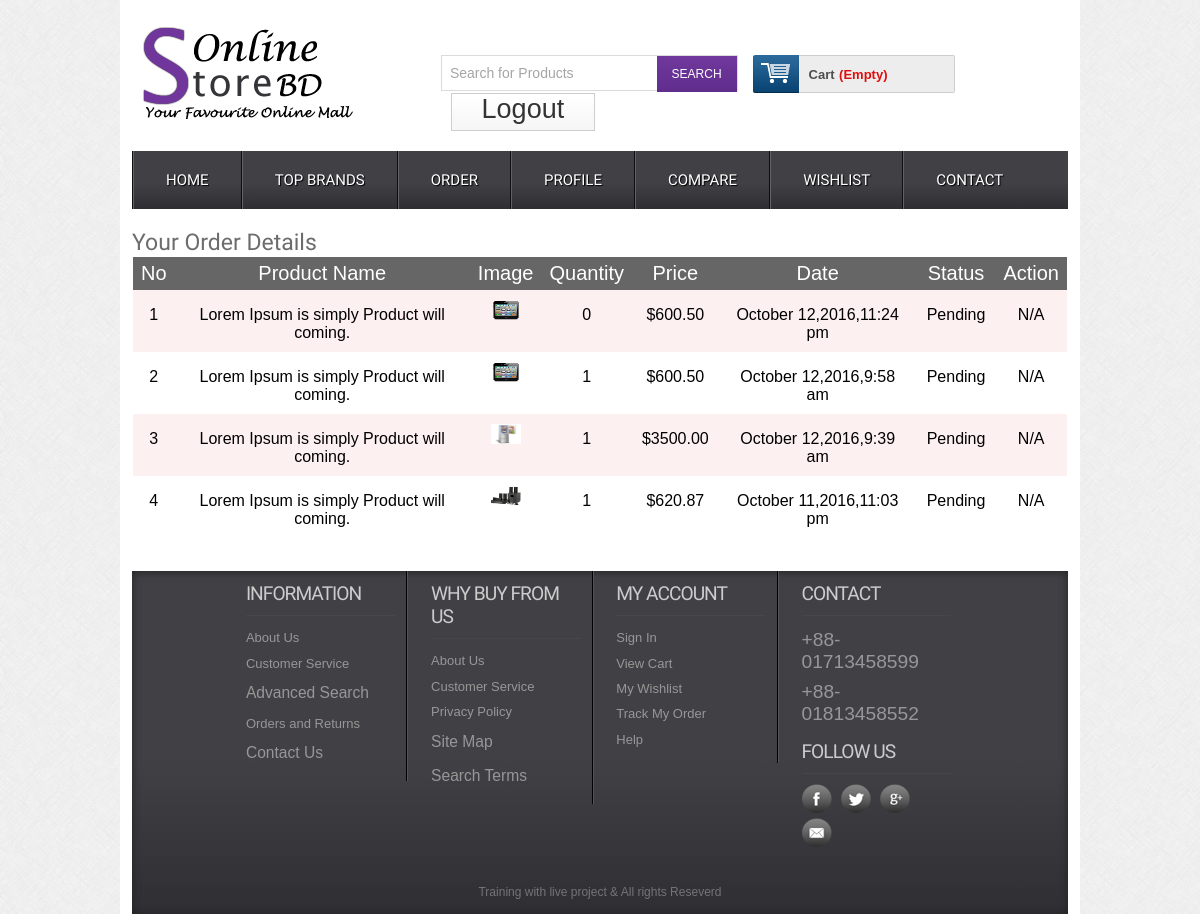
/orderdetails.php (signed in), run on the app's committed database.
### tables this page shows
CREATE TABLE IF NOT EXISTS `tbl_order` (
  `id` int(11) NOT NULL AUTO_INCREMENT,
  `cmrId` int(11) NOT NULL,
  `productId` int(11) NOT NULL,
  `productName` varchar(255) NOT NULL,
  `quantity` int(11) NOT NULL,
  `price` float(10,2) NOT NULL,
  `image` varchar(255) NOT NULL,
  `date` datetime NOT NULL DEFAULT CURRENT_TIMESTAMP,
  `status` int(11) NOT NULL DEFAULT '0',
  PRIMARY KEY (`id`)
);

### classes/Cart.php (called while the page is built, shortened)
<?php
   $filepath=realpath(dirname(__FILE__));
      include_once ($filepath.'/../lib/Database.php');
      include_once ($filepath.'/../helpers/Format.php');
?>
<?php
 class Cart{
 	private $db;
  	public function __construct() {
      $this->db=new Database();
  	}
    public function getOrderProduct($cmrId){
      $query="SELECT * FROM tbl_order WHERE cmrId='$cmrId' ORDER BY date DESC";
      $result=$this->db->select($query);
      return $result;
    }
 }
?>

### lib/Database.php (called while the page is built, shortened)
<?php
Class Database{
	public $host   = DB_HOST;
	public $user   = DB_USER;
	public $pass   = DB_PASS;
	public $dbname = DB_NAME;
	public $link;
	private function connectDB(){
	$this->link = new mysqli($this->host, $this->user, $this->pass, $this->dbname);
 }
	public function select($query){
		$result = $this->link->query($query) or die($this->link->error.__LINE__);
		if($result->num_rows > 0){
			return $result;
		} else {
			return false;
		}
	}
}

### lib/Session.php (called while the page is built, shortened)
<?php
class Session{
	public static function get($key){
		if (isset($_SESSION[$key])) {
			return $_SESSION[$key];
		}else{
			return false;
		}
	}
}
?>

### helpers/Format.php (called while the page is built, shortened)
<?php
 class Format{
   public function formatDate($date){
       return date('F j,Y,g:i a',strtotime($date) );
   }
 }
?>

### orderdetails.php (the view, shortened to what this page needs)
<?php include 'inc/header.php'; ?>
 <div class="main">
    <div class="content">
     <div class="section group">
     	<div class="order">
     		<h2>Your Order Details</h2>
          <table class="tblone">
              <tr>
                <th>No</th>
                <th>Product Name</th>
                <th>Image</th>
                <th>Quantity</th>
                <th> Price</th>
                <th>Date</th>
                <th>Status</th>
                <th>Action</th>
              </tr>
              <?php
                  $cmrId=Session::get("cmrId");
                  $getOrder=$ct->getOrderProduct($cmrId);
                  if ($getOrder) {
                     $i=0;
                     while ($result=$getOrder->fetch_assoc()) {
                     $i++;
              ?>
              <tr>
                <td><?php echo $i; ?></td>
                <td><?php echo $result['productName']; ?></td>
                <td><img src="admin/<?php echo $result['image']; ?>" alt=""/></td>
                <td><?php echo $result['quantity']; ?></td>
                <td>$<?php echo $result['price']; ?></td>
                <td><?php echo $fm->formatDate($result['date']); ?></td>
                <td>
                  <?php
                   if ($result['status']=='0') {
                     echo "Pending";
                   }elseif ($result['status']=='1') {
                    echo "Shifted";
                   } else{
                    echo "Ok";
                    } ?>
                </td>
              <?php if ($result['status']=='1') { ?>
                   <td> <a href="?customerId=<?php echo $cmrId; ?> & price=<?php echo $result['price']; ?> & time=<?php echo $result['date']; ?>">Confirm</a></td>
              <?php  } elseif ($result['status']=='2') { ?>
               <td>Ok</td>
               <?php }elseif ($result['status']=='0') { ?>
               <td>N/A</td>
               <?php }  ?>
              </tr>
              <?php } } ?>
            </table>
     	</div>
     </div>
 </div>
</div>
  <?php include 'inc/footer.php'; ?>

### css/style.css (style rules this page uses)
html,body,div,span,applet,object,iframe,h1,h2,h3,h4,h5,h6,p,blockquote,pre,a,abbr,acronym,address,big,cite,code,del,dfn,em,img,ins,kbd,q,s,samp,small,strike,strong,sub,sup,tt,var,b,u,i,dl,dt,dd,ol,nav ul,nav li,fieldset,form,label,legend,table,caption,tbody,tfoot,thead,tr,th,td,article,aside,canvas,details,embed,figure,figcaption,footer,header,hgroup,menu,nav,output,ruby,section,summary,time,mark,audio,video { margin:0;padding:0;border:0;font-size:100%;font:inherit;vertical-align:baseline; }
table { border-collapse:collapse;border-spacing:0; }
img { max-width:100%; }
body { font-family:Arial, Helvetica, sans-serif; background:url(../images/body_bg3.jpg); }
.section { clear: both; padding: 0px; margin: 0px; }
.group:before, .group:after { content:""; display:table; }
.group:after { clear:both; }
.group { zoom:1; }
.content { padding:20px 0; background:#FFF; }
.content h2 { font-size:23px; color:#6C6C6C; font-family: 'Monda', sans-serif; }
.tblone { border: 1px solid #fff; margin-bottom: 12px; width: 100%; }
.tblone th { background: #666 none repeat scroll 0 0; color: #fff; font-size: 20px; padding: 5px 8px; text-align: center; }
.tblone td { padding:10px;text-align:center; }
table.tblone tr:nth-child(2n+1) { background:#fff;height:30px; }
table.tblone tr:nth-child(2n) { background:#fdf0f1;height:30px; }
table.tblone img { height: 20px; width: 30px; }

### data on the page
tbl_order: productName "Lorem Ipsum is simply Product will coming.", image (picture), quantity "0", price "600.50", date "October 12,2016,11:24 pm", status "Pending"
tbl_order: productName "Lorem Ipsum is simply Product will coming.", image (picture), quantity "1", price "600.50", date "October 12,2016,9:58 am", status "Pending"
tbl_order: productName "Lorem Ipsum is simply Product will coming.", image (picture), quantity "1", price "3500.00", date "October 12,2016,9:39 am", status "Pending"
tbl_order: productName "Lorem Ipsum is simply Product will coming.", image (picture), quantity "1", price "620.87", date "October 11,2016,11:03 pm", status "Pending"
